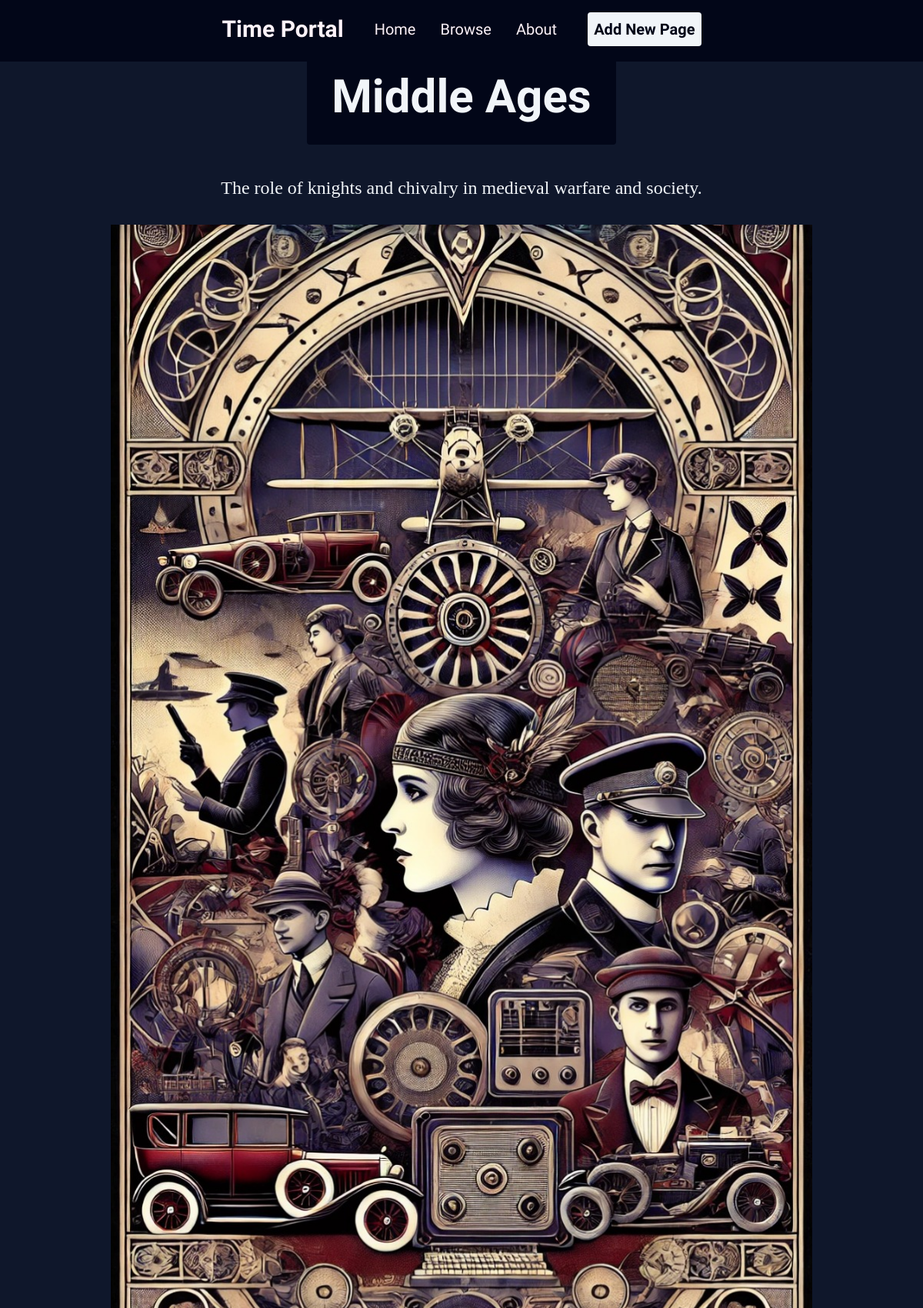
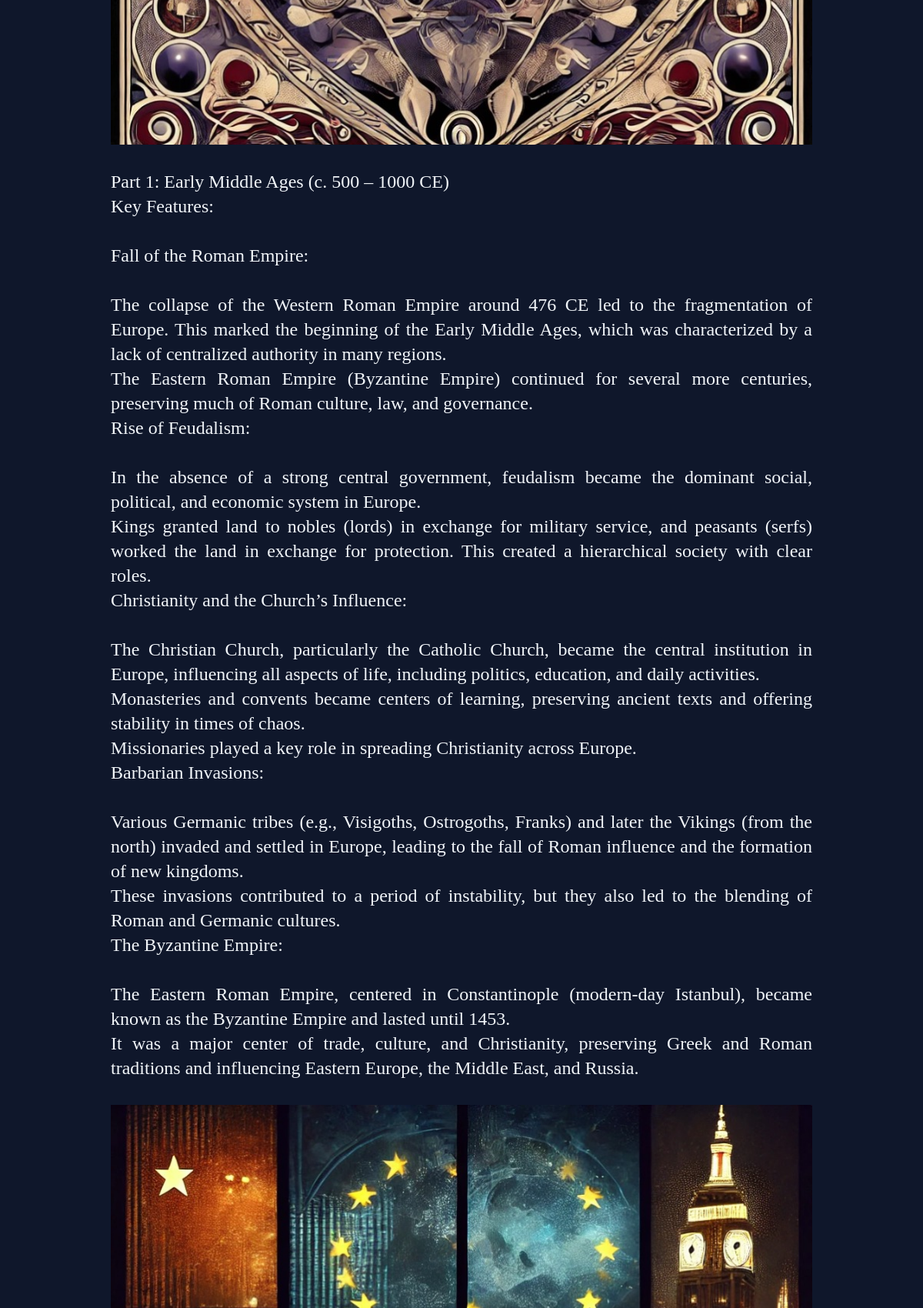
The page /page.php?id=6 (upper part) on the database its author committed (2 pictures, top to bottom).
### tables this page shows
CREATE TABLE pages (id INTEGER PRIMARY KEY AUTOINCREMENT, title TEXT NOT NULL, subtitle TEXT NOT NULL, content1 TEXT NOT NULL, content2 TEXT, image1 TEXT, image2 TEXT, created_at TIMESTAMP DEFAULT CURRENT_TIMESTAMP);

### page.php (the view, shortened to what this page needs)
<?php
include 'includes/config.php';
include_once 'includes/header.inc.php';
$id = intval($_GET['id']);
$result = $db->querySingle("SELECT * FROM pages WHERE id = $id", true);
?>
<div class="flex flex-col justify-center items-center sm:w-full sm:p-6 md:size-[80%] text-2xl transition-all duration-500">
    <div class="font-['MedievalSharp'] text-6xl m-10 font-extrabold bg-slate-950 p-8 rounded hover:scale-125 transition-all duration-500">
        <h1 class="text-center"><?= htmlspecialchars($result['title']) ?></h1>
    </div>
    <div>
        <p class="text-justify"><?= nl2br(htmlspecialchars($result['subtitle'])) ?></p>
    </div>
    <?php if ($result['image1']): ?>
        <div class="flex justify-center items-center">
            <img src="uploads/<?= htmlspecialchars($result['image1']) ?>" class="w-full h-full m-8">
        </div>
    <?php endif; ?>
    <div>
        <p class="text-justify"><?= nl2br(htmlspecialchars($result['content1'])) ?></p>
    </div>
    <?php if ($result['image2']): ?>
        <div class="flex justify-center items-center">
            <img src="uploads/<?= htmlspecialchars($result['image2']) ?>" class="w-full h-full m-8">
        </div>
    <?php endif; ?>
</div>
</body>
</html>

### rows shown on the page
pages: title "Middle Ages", subtitle "The role of knights and chivalry in medieval warfare and society.", image1 (picture), content1 "Part 1: Early Middle Ages (c. 500 – 1000 CE) Key Features: Fall of the Roman Empire: The collapse of the Western Roman Empire around 476 CE led to the fragmentation of Europe. This marked the beginning of the Early Middle Ages, which was characterized by a lack of centralized authority in many regions. The Eastern Roman Empire (Byzantine Empire) continued for several more centuries, preserving much of Roman culture, law, and governance. Rise of Feudalism: In the absence of a strong central government, feudalism became the dominant social, political, and economic system in Europe. Kings granted land to nobles (lords) in exchange for military service, and peasants (serfs) worked the land in…", image2 (picture)
